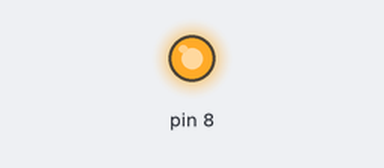
The sketch below on a simulated Arduino Uno, built with avr-gcc and run on an emulated ATmega328P. Shown: output pins drawn as LEDs (lit = HIGH).

Above: at 5.0 s.
At 15.0 s:
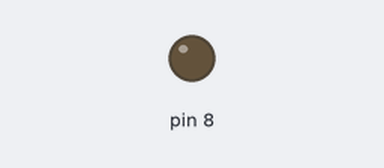
Timing chart, 0 to 26.0 s (numbered marks = the images above):
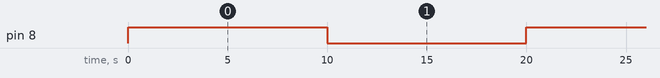

Measured:
- by itself, pin 8: alternates HIGH for 10.0 s and LOW for 10.0 s

The sketch:

sketch_nov04c.ino
```cpp
void setup() {
 pinMode(8, OUTPUT);

}

void loop() {
digitalWrite(8, HIGH);
delay(10000);
digitalWrite(8, LOW);
delay(10000);

}
```
